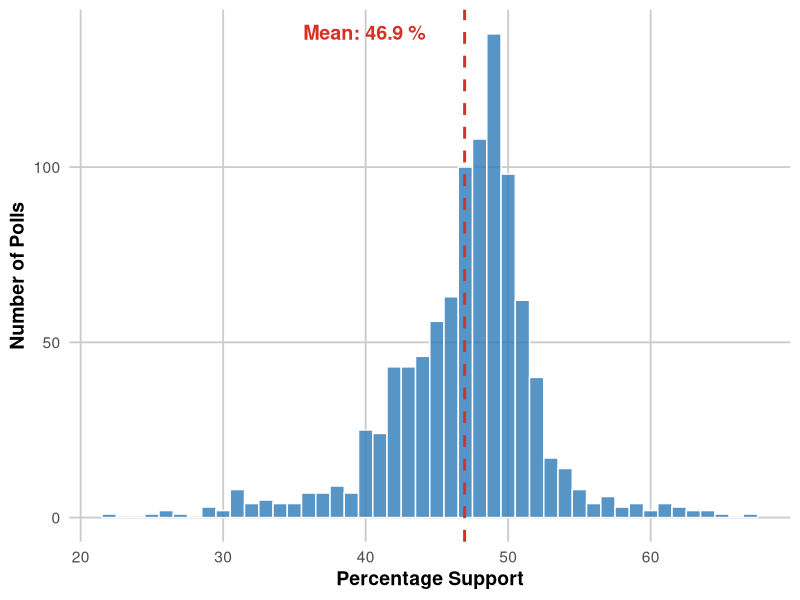
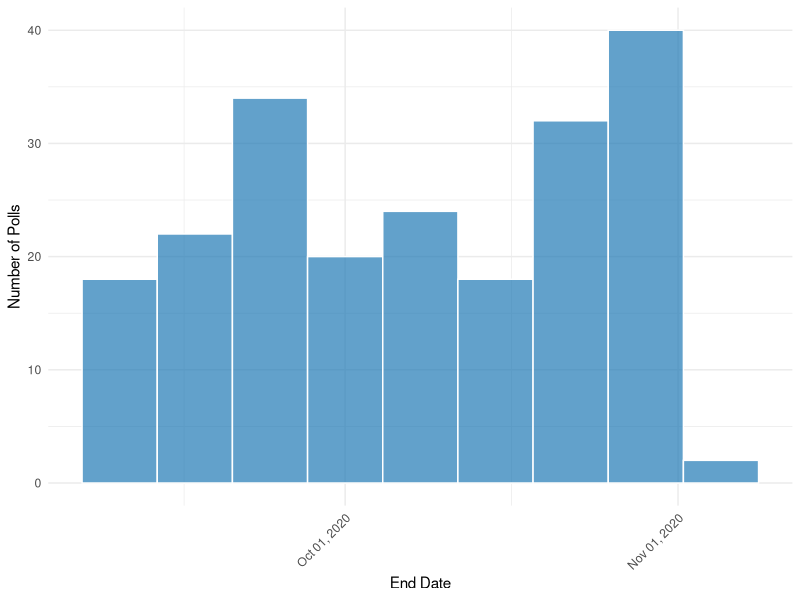
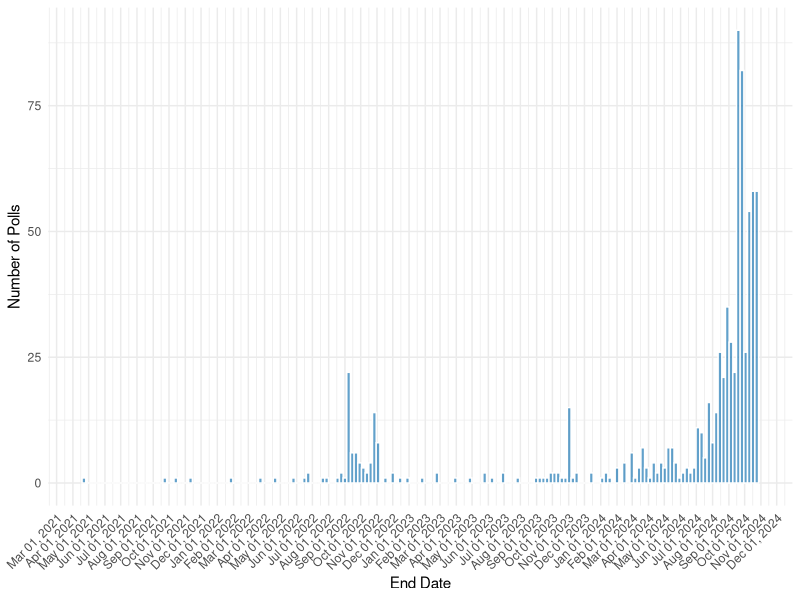
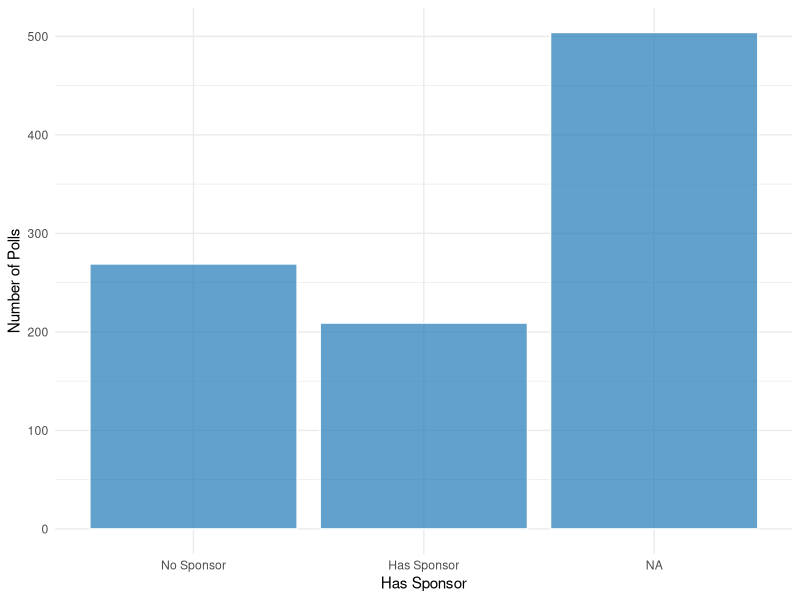
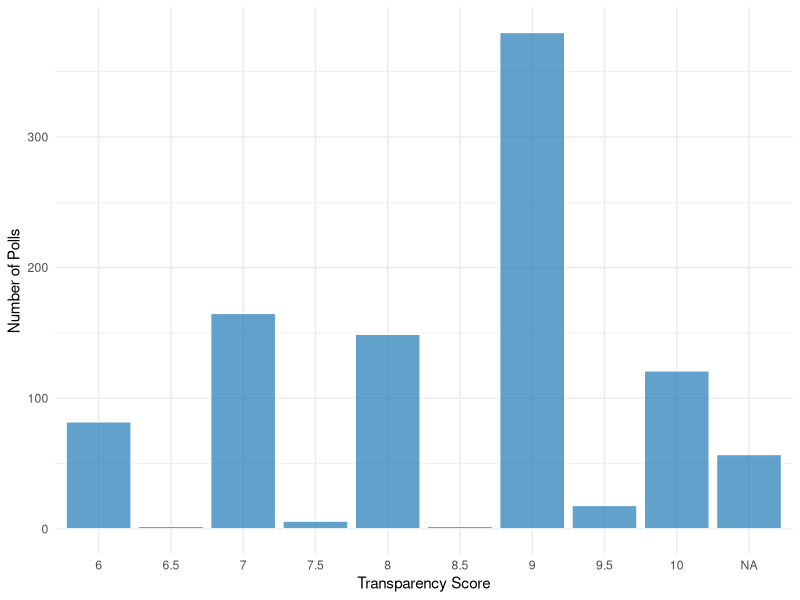
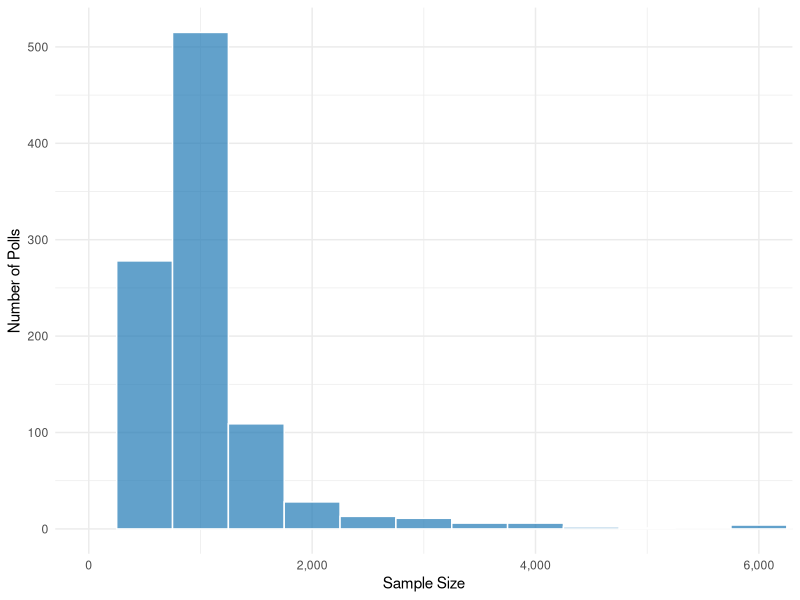

Recreate these plots in R, in order.
#### Preamble ####
# Purpose: Models... [...UPDATE THIS...]
# Author: Andrew Goh, Yisu Hou
# Date: 3 November 2024
# Contact: rohan.alexander@utoronto.ca [...UPDATE THIS...]
# License: MIT
# Pre-requisites: [...UPDATE THIS...]
# Any other information needed? [...UPDATE THIS...]


#### Workspace setup ####

# Load libraries
library(tidyverse)
library(caret)
library(glmnet)
library(nnet)
library(lubridate)
library(pROC)
library(stringr)


#### Read data ####
trump_2024 <- read_csv("data/02-analysis_data/trump_2024_analysis_data.csv")
harris_2024 <- read_csv("data/02-analysis_data/harris_2024_analysis_data.csv")
trump_2024_lower <- 
  read_csv("data/02-analysis_data/trump_2024_analysis_data_lower.csv")
harris_2024_lower <- 
  read_csv("data/02-analysis_data/harris_2024_analysis_data_lower.csv")
trump_2020 <- read_csv("data/02-analysis_data/trump_2020_analysis_data.csv")
biden_2020 <- read_csv("data/02-analysis_data/biden_2020_analysis_data.csv")

# Distribution of variables in the dataset
all_combined <- bind_rows(harris_2024_lower, trump_2024_lower,
                          biden_2020, trump_2020)

# Generate plots to display the distributions
ggplot(all_combined, aes(x = pct)) +
  geom_histogram(
    binwidth = 1,                # Adjust bin width for granularity
    fill = "#2c7bb6",            # Aesthetic fill color (steel blue)
    color = "white",             # Border color for bins
    alpha = 0.8                   # Transparency of the fill
  ) +
  labs(
    x = "Percentage Support",
    y = "Number of Polls"
  ) +
  theme_minimal(base_size = 14) +   # Minimal theme with increased base font size
  theme(
    plot.title = element_text(
      size = 16, 
      face = "bold", 
      hjust = 0.5,                # Center the title
      margin = margin(b = 10)     # Add space below the title
    ),
    plot.subtitle = element_text(
      size = 12, 
      hjust = 0.5, 
      margin = margin(b = 20)     # Add space below the subtitle
    ),
    axis.title = element_text(face = "bold"), # Bold axis titles
    axis.text = element_text(color = "gray30"), # Dark gray axis text
    panel.grid.major = element_line(color = "gray80"), # Light gray major grid lines
    panel.grid.minor = element_blank()                 # Remove minor grid lines
  ) +
  # Add a vertical line for the mean percentage support
  geom_vline(
    aes(xintercept = mean(pct, na.rm = TRUE)),
    color = "#d73027",           # Aesthetic color (red)
    linetype = "dashed", 
    size = 1
  ) +
  # Annotate the mean value on the plot
  annotate(
    "text",
    x = mean(all_combined$pct, na.rm = TRUE) - 7, # Position text slightly to the right of the mean line
    y = Inf,                                     # Position text at the top of the plot
    label = paste("Mean:", round(mean(all_combined$pct, na.rm = TRUE), 1), "%"),
    vjust = 2,                                   # Vertical adjustment
    color = "#d73027",
    size = 5,
    fontface = "bold"
  )

ggplot(all_combined %>% filter(cycle == 2020), aes(x = end_date)) +
  geom_histogram(binwidth = 7, fill = "#1f78b4", color = "white", alpha = 0.7) +
  labs(
    x = "End Date",
    y = "Number of Polls"
  ) +
  scale_x_date(date_labels = "%b %d, %Y", date_breaks = "1 month") +
  theme_minimal() +
  theme(
    plot.title = element_text(size = 14, face = "bold"),
    axis.text.x = element_text(angle = 45, hjust = 1)
  )

ggplot(all_combined %>% filter(cycle == 2024), aes(x = end_date)) +
  geom_histogram(binwidth = 7, fill = "#1f78b4", color = "white", alpha = 0.7) +
  labs(
    x = "End Date",
    y = "Number of Polls"
  ) +
  scale_x_date(date_labels = "%b %d, %Y", date_breaks = "1 month") +
  theme_minimal() +
  theme(
    plot.title = element_text(size = 14, face = "bold"),
    axis.text.x = element_text(angle = 45, hjust = 1)
  )

ggplot(all_combined, aes(x = factor(has_sponsor, levels = c(0,1), labels = c("No Sponsor", "Has Sponsor")))) +
  geom_bar(fill = "#1f78b4", color = "white", alpha = 0.7) +
  labs(
    x = "Has Sponsor",
    y = "Number of Polls"
  ) +
  theme_minimal() +
  theme(
    plot.title = element_text(size = 14, face = "bold")
  )

ggplot(all_combined, aes(x = factor(transparency_score))) +
  geom_bar(fill = "#1f78b4", color = "white", alpha = 0.7) +
  labs(
    x = "Transparency Score",
    y = "Number of Polls"
  ) +
  theme_minimal() +
  theme(
    plot.title = element_text(size = 14, face = "bold")
  )

ggplot(all_combined, aes(x = sample_size)) +
  geom_histogram(binwidth = 500, fill = "#1f78b4", color = "white", alpha = 0.7) +
  labs(
    x = "Sample Size",
    y = "Number of Polls"
  ) +
  scale_x_continuous(labels = scales::comma) +
  coord_cartesian(xlim = c(0, 6000)) +
  theme_minimal() +
  theme(
    plot.title = element_text(size = 14, face = "bold")
  )

